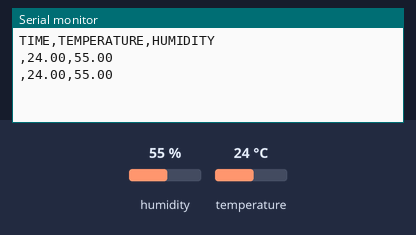
Bench run of a sketch on a simulated Arduino Uno, built with avr-gcc and run on an emulated ATmega328P. On the bench: the last lines printed to the serial monitor. Inputs (shaded band) come from the test bench; at power-on: humidity 55 %, temperature 24 °C.

Above: at 2.8 s.
2.9 s: humidity set to 22 %
At 5.3 s:
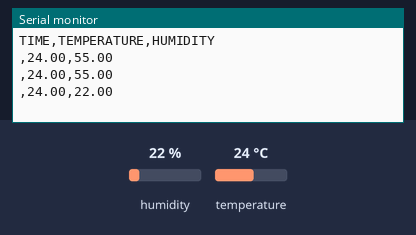
5.6 s: temperature set to 12 °C
At 6.5 s:
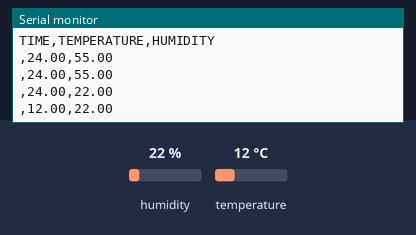
8.3 s: humidity set to 40 %
At 11.3 s:
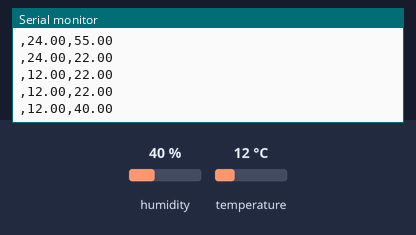
Timing chart, 0 to 12.8 s (numbered marks = the images above; inputs shaded):
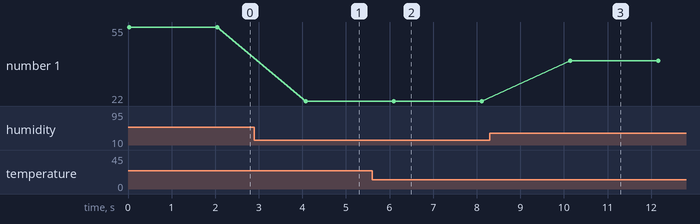

Measured:
- after the input at 2.9 s, the serial monitor: prints a new line after 1.2 s (image 1)
- after the input at 5.6 s, the serial monitor: prints a new line after 0.50 s (image 2)
- after the input at 8.3 s, the serial monitor: prints a new line after 1.8 s (image 3)
- plotted number 1: 55 → 22 after the input at 2.9 s, 22 → 40 after the input at 8.3 s

The sketch:

COMMA_SEPARATED.ino
```cpp
#include <DHT.h>
#include <DHT_U.h>
#define DHTPIN 8
#define DHTTYPE DHT11

DHT dht(DHTPIN,DHTTYPE);
float temp = 0;
float humidity = 0;
void setup() {
  Serial.begin(9600);
  dht.begin();
//  Serial.println("CLEARDATA");
  Serial.println("TIME,TEMPERATURE,HUMIDITY");
}
void loop() {
  temp = dht.readTemperature();
  humidity = dht.readHumidity();
  Serial.print(","); // prints time since program started
  Serial.print(temp);
  Serial.print(",");
  Serial.println(humidity);
  delay(2000);          // wait a second so as not to send massive amounts of data
}
```
